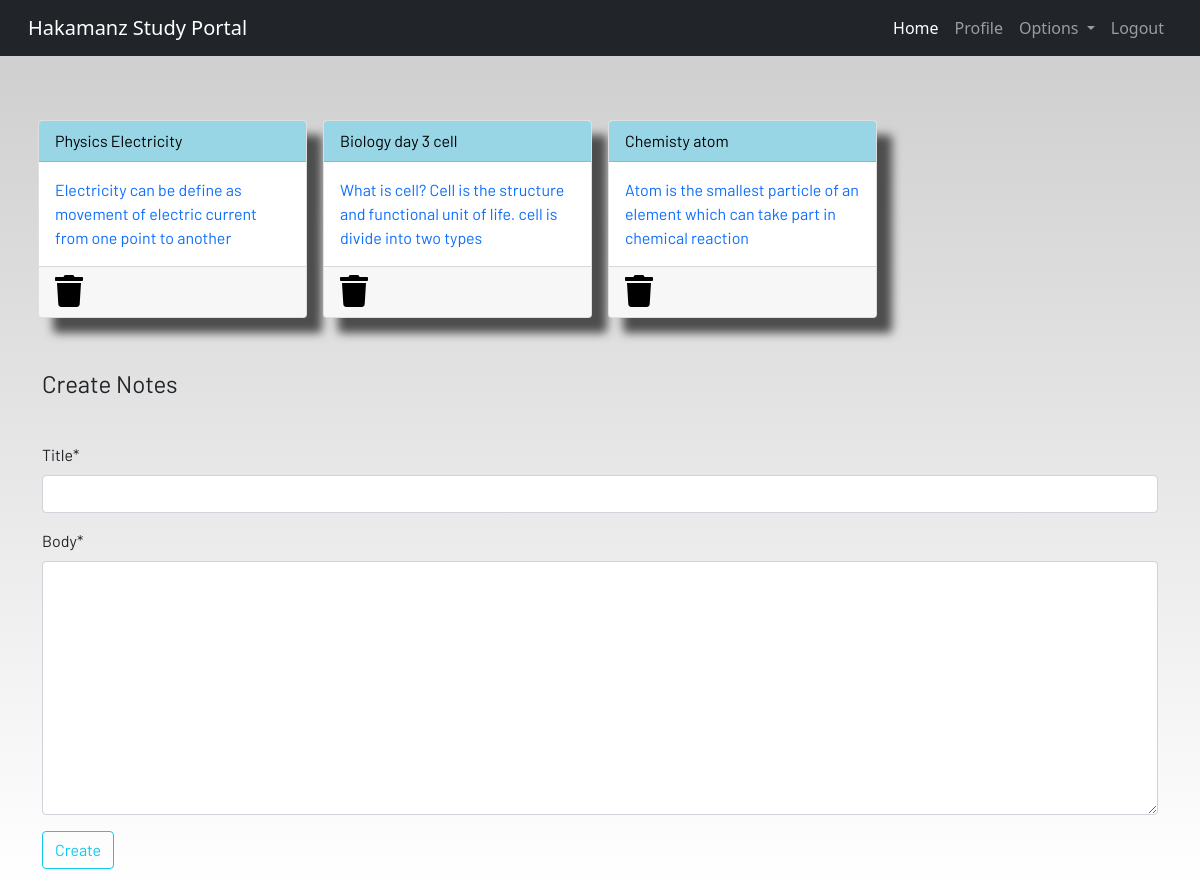
Screenshot of /notes/ (signed in) with the database file from the repository.
### dashbord/models.py (models this page shows, shortened)
class Note(models.Model):
    user = models.ForeignKey(User, on_delete=models.CASCADE)
    title = models.CharField(max_length=200)
    body = models.TextField()

### dashbord/views.py (the view)
# urls.py: path('notes/', views.notes, name='notes'),
@login_required
def notes(request):
    note = Note.objects.filter(user=request.user)
    if request.method == "POST":
        form = Noteform(request.POST)
        if form.is_valid():
            form = Note(user=request.user, title=request.POST['title'], body=request.POST['body'])
            form.save()
            return redirect("notes")
    else:
        form = Noteform()
    context ={
        'note':note,
        "form":form
    }
    return render (request, 'dashboard/notes.html', context)

### dashbord/forms.py
class Noteform(forms.ModelForm):
    class Meta:
        model = Note
        fields = ["title","body"]

### templates/dashboard/notes.html (shortened to what this page needs)
{% extends 'dashboard/base.html' %}
{% load crispy_forms_tags %}
{% block content %}
<div class="container">
    <div class="row">
        {% for x in note %}
        <div class="col-md-4 col-sm-12 col-lg-3 g-3">
            <a href="{% url 'note-detail' x.id%}">
                <div class="card">
                    <div class="card-header">{{x.title}}</div>
                    <div class="card-body">{{x.body|slice:"0:100"}}</div>
                    <div class="card-footer mt-auto "><a href="{% url 'delete-note' x.id %}">
                        <i class="fa fa-trash fa-2x"></i></a>
                    </div>
                </div>
            </a>
        </div>
        <br><br>
        {% endfor %}
    </div>
</div>
<br><br>
<div class="container">
    <form method="POST">
        <fieldset class="form-group">
            <legend class="border-bottom mb-4">Create Notes</legend>
        </fieldset>
        {{form|crispy}}
        <div class="form-group">
            <button href="" class="btn btn-outline-info" type="submit">
                Create
            </button>
        </div>
    </form>
</div>
{% endblock content %}

### static/css/main.css (style rules this page uses)
html { scroll-behavior: smooth; height: 100%; width: 100%; }
.card { box-shadow: 15px 15px 10px rgb(78, 77, 77); }
a { text-decoration: none !important; color: black; }
.card-header { color: black !important; background: rgb(152, 214, 230) !important; transition: 0.3s ease-in; }
html, body { max-width: 100%; overflow-x: hidden; height: 100%; width: 100%; }
body { background: linear-gradient(rgba(0, 0, 0, 0.2), rgba(255, 255, 255, 0.5)); overflow-x: hidden; background-repeat: no-repeat; }
.card-header { background-color: rgb(133, 204, 231); }
.fa { color: black; }

### rows the page displays
Note: title "Physics Electricity", body "Electricity can be define as movement of electric current from one point to another"
Note: title "Biology day 3 cell", body "What is cell? Cell is the structure and functional unit of life. cell is divide into two types"
Note: title "Chemisty atom", body "Atom is the smallest particle of an element which can take part in chemical reaction"
